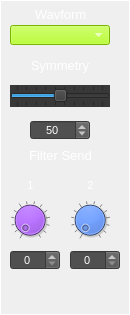
     <widget class="CustomFrame" name="frame_Osc1Waveform">
      <property name="geometry">
       <rect>
        <x>10</x>
        <y>10</y>
        <width>130</width>
        <height>315</height>
       </rect>
      </property>
      <property name="styleSheet">
       <string notr="true">color: rgb(255, 255, 255);</string>
      </property>
      <property name="frameShape">
       <enum>QFrame::Panel</enum>
      </property>
      <property name="frameShadow">
       <enum>QFrame::Plain</enum>
      </property>
      <property name="lineWidth">
       <number>1</number>
      </property>
      <property name="midLineWidth">
       <number>1</number>
      </property>
      <widget class="QLabel" name="label_3">
       <property name="geometry">
        <rect>
         <x>30</x>
         <y>4</y>
         <width>61</width>
         <height>21</height>
        </rect>
       </property>
       <property name="font">
        <font>
         <pointsize>10</pointsize>
        </font>
       </property>
       <property name="styleSheet">
        <string notr="true">color: rgb(255, 255, 255);</string>
       </property>
       <property name="text">
        <string>Wavform</string>
       </property>
       <property name="alignment">
        <set>Qt::AlignCenter</set>
       </property>
      </widget>
      <widget class="QSpinBox" name="spinBox_Osc1SendFilter2">
       <property name="geometry">
        <rect>
         <x>70</x>
         <y>250</y>
         <width>50</width>
         <height>20</height>
        </rect>
       </property>
       <property name="font">
        <font>
         <pointsize>8</pointsize>
        </font>
       </property>
       <property name="focusPolicy">
        <enum>Qt::NoFocus</enum>
       </property>
       <property name="styleSheet">
        <string notr="true">background-color: rgb(80,80,80);
color: rgb(255, 255, 255);</string>
       </property>
       <property name="alignment">
        <set>Qt::AlignCenter</set>
       </property>
       <property name="readOnly">
        <bool>false</bool>
       </property>
       <property name="accelerated">
        <bool>true</bool>
       </property>
       <property name="maximum">
        <number>100</number>
       </property>
       <property name="value">
        <number>0</number>
       </property>
      </widget>
      <widget class="CustomDial" name="dial_Osc1SendFilter2">
       <property name="geometry">
        <rect>
         <x>70</x>
         <y>200</y>
         <width>40</width>
         <height>40</height>
        </rect>
       </property>
       <property name="focusPolicy">
        <enum>Qt::NoFocus</enum>
       </property>
       <property name="styleSheet">
        <string notr="true">background-color: rgb(0, 85, 255);</string>
       </property>
       <property name="maximum">
        <number>100</number>
       </property>
       <property name="value">
        <number>0</number>
       </property>
       <property name="wrapping">
        <bool>false</bool>
       </property>
       <property name="notchTarget">
        <double>8.000000000000000</double>
       </property>
       <property name="notchesVisible">
        <bool>true</bool>
       </property>
      </widget>
      <widget class="QSpinBox" name="spinBox_Osc1SendFilter1">
       <property name="geometry">
        <rect>
         <x>10</x>
         <y>250</y>
         <width>50</width>
         <height>20</height>
        </rect>
       </property>
       <property name="font">
        <font>
         <pointsize>8</pointsize>
        </font>
       </property>
       <property name="focusPolicy">
        <enum>Qt::NoFocus</enum>
       </property>
       <property name="styleSheet">
        <string notr="true">background-color: rgb(80,80,80);
color: rgb(255, 255, 255);</string>
       </property>
       <property name="alignment">
        <set>Qt::AlignCenter</set>
       </property>
       <property name="readOnly">
        <bool>false</bool>
       </property>
       <property name="accelerated">
        <bool>true</bool>
       </property>
       <property name="maximum">
        <number>100</number>
       </property>
       <property name="value">
        <number>0</number>
       </property>
      </widget>
      <widget class="QLabel" name="label_5">
       <property name="geometry">
        <rect>
         <x>15</x>
         <y>145</y>
         <width>91</width>
         <height>21</height>
        </rect>
       </property>
       <property name="font">
        <font>
         <pointsize>10</pointsize>
        </font>
       </property>
       <property name="styleSheet">
        <string notr="true">color: rgb(255, 255, 255);</string>
       </property>
       <property name="text">
        <string>Filter Send</string>
       </property>
       <property name="alignment">
        <set>Qt::AlignCenter</set>
       </property>
      </widget>
      <widget class="CustomDial" name="dial_Osc1SendFilter1">
       <property name="geometry">
        <rect>
         <x>10</x>
         <y>200</y>
         <width>40</width>
         <height>40</height>
        </rect>
       </property>
       <property name="focusPolicy">
        <enum>Qt::NoFocus</enum>
       </property>
       <property name="styleSheet">
        <string notr="true">background-color: rgb(170, 85, 255);</string>
       </property>
       <property name="maximum">
        <number>100</number>
       </property>
       <property name="value">
        <number>0</number>
       </property>
       <property name="wrapping">
        <bool>false</bool>
       </property>
       <property name="notchTarget">
        <double>8.000000000000000</double>
       </property>
       <property name="notchesVisible">
        <bool>true</bool>
       </property>
      </widget>
      <widget class="QLabel" name="label_51">
       <property name="geometry">
        <rect>
         <x>20</x>
         <y>170</y>
         <width>21</width>
         <height>31</height>
        </rect>
       </property>
       <property name="font">
        <font>
         <pointsize>8</pointsize>
        </font>
       </property>
       <property name="styleSheet">
        <string notr="true">color: rgb(255, 255, 255);</string>
       </property>
       <property name="text">
        <string>1</string>
       </property>
       <property name="alignment">
        <set>Qt::AlignCenter</set>
       </property>
      </widget>
      <widget class="QLabel" name="label_52">
       <property name="geometry">
        <rect>
         <x>80</x>
         <y>170</y>
         <width>21</width>
         <height>31</height>
        </rect>
       </property>
       <property name="font">
        <font>
         <pointsize>8</pointsize>
        </font>
       </property>
       <property name="styleSheet">
        <string notr="true">color: rgb(255, 255, 255);</string>
       </property>
       <property name="text">
        <string>2</string>
       </property>
       <property name="alignment">
        <set>Qt::AlignCenter</set>
       </property>
      </widget>
      <widget class="CustomComboBox" name="comboBox_Osc1Waveform">
       <property name="geometry">
        <rect>
         <x>10</x>
         <y>25</y>
         <width>100</width>
         <height>20</height>
        </rect>
       </property>
       <property name="font">
        <font>
         <pointsize>8</pointsize>
        </font>
       </property>
       <property name="focusPolicy">
        <enum>Qt::NoFocus</enum>
       </property>
       <property name="styleSheet">
        <string notr="true">selection-background-color: rgb(255, 0, 0);
border-color: rgb(0, 0, 0);
background-color: rgb(170, 255, 0);
</string>
       </property>
       <property name="currentText">
        <string/>
       </property>
       <property name="currentIndex">
        <number>-1</number>
       </property>
       <property name="maxVisibleItems">
        <number>4</number>
       </property>
      </widget>
      <widget class="CustomHorizontalSlider" name="horizontalSlider_Osc1Symmetry">
       <property name="geometry">
        <rect>
         <x>10</x>
         <y>85</y>
         <width>100</width>
         <height>22</height>
        </rect>
       </property>
       <property name="focusPolicy">
        <enum>Qt::NoFocus</enum>
       </property>
       <property name="styleSheet">
        <string notr="true">background-color: rgb(56, 56, 56);</string>
       </property>
       <property name="minimum">
        <number>5</number>
       </property>
       <property name="maximum">
        <number>95</number>
       </property>
       <property name="value">
        <number>50</number>
       </property>
       <property name="orientation">
        <enum>Qt::Horizontal</enum>
       </property>
       <property name="tickPosition">
        <enum>QSlider::TicksBothSides</enum>
       </property>
       <property name="tickInterval">
        <number>10</number>
       </property>
      </widget>
      <widget class="QLabel" name="label_4">
       <property name="geometry">
        <rect>
         <x>10</x>
         <y>55</y>
         <width>100</width>
         <height>20</height>
        </rect>
       </property>
       <property name="font">
        <font>
         <pointsize>10</pointsize>
        </font>
       </property>
       <property name="styleSheet">
        <string notr="true">color: rgb(255, 255, 255);</string>
       </property>
       <property name="text">
        <string>Symmetry</string>
       </property>
       <property name="alignment">
        <set>Qt::AlignCenter</set>
       </property>
      </widget>
      <widget class="QSpinBox" name="spinBox_Osc1Symmetry">
       <property name="geometry">
        <rect>
         <x>30</x>
         <y>120</y>
         <width>60</width>
         <height>20</height>
        </rect>
       </property>
       <property name="font">
        <font>
         <pointsize>8</pointsize>
        </font>
       </property>
       <property name="focusPolicy">
        <enum>Qt::NoFocus</enum>
       </property>
       <property name="styleSheet">
        <string notr="true">background-color: rgb(80,80,80);
color: rgb(255, 255, 255);</string>
       </property>
       <property name="alignment">
        <set>Qt::AlignCenter</set>
       </property>
       <property name="readOnly">
        <bool>false</bool>
       </property>
       <property name="accelerated">
        <bool>true</bool>
       </property>
       <property name="maximum">
        <number>100</number>
       </property>
       <property name="value">
        <number>50</number>
       </property>
      </widget>
     </widget>
